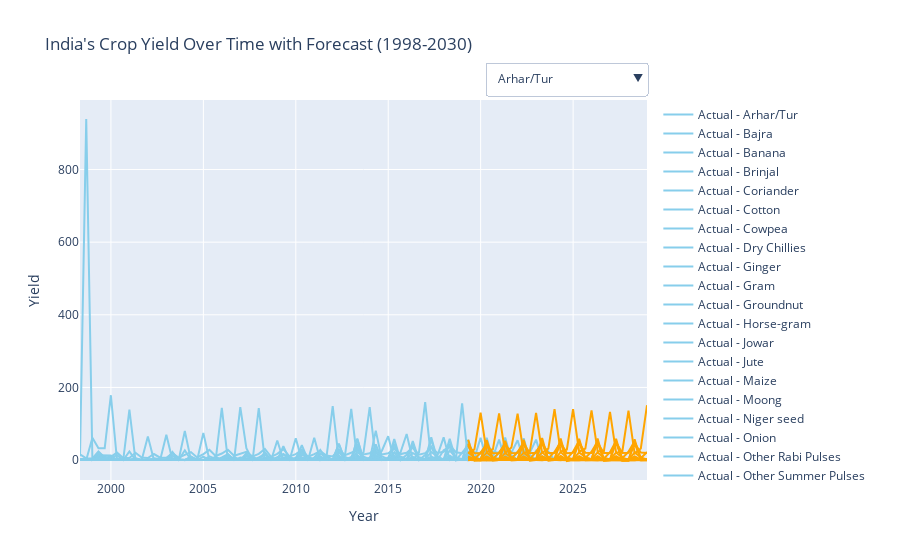

The notebook cell this image was saved under:
### Markdown cell above
#### Interactive Graph (All Crops)

### Code cell
# Initialize the figure
fig = go.Figure()

# Add actual lines
for unique_id in unique_ids:
    actual_values = hist_df_nbx[hist_df_nbx['unique_id'] == unique_id]
    fig.add_trace(go.Scatter(x=actual_values['ds'], y=actual_values['y'],
                             mode='lines',
                             name=f'Actual - {unique_id}',
                             line=dict(color='skyblue')))

# Add predicted lines
for unique_id in unique_ids:
    predicted_values = pred_df[pred_df['unique_id'] == unique_id]
    fig.add_trace(go.Scatter(x=predicted_values['ds'], y=predicted_values['NBEATSx'],
                             mode='lines',
                             name=f'Predicted - {unique_id}',
                             line=dict(color='orange')))

# Update layout
fig.update_layout(xaxis=dict(title='Year'),
                  yaxis=dict(title='Yield'),
                  title='India\'s Crop Yield Over Time with Forecast (1998-2030)',
                  showlegend=True)

# Add dropdown menu for selecting unique_id
buttons = []
for unique_id in unique_ids:
    button = dict(label=unique_id,
                  method="update",
                  args=[{"visible": [True if trace.name == f'Actual - {unique_id}' or 
                                     trace.name == f'Predicted - {unique_id}' else False for trace in fig.data]}])
    buttons.append(button)

fig.update_layout(
    updatemenus=[
        dict(
            buttons=buttons,
            direction="down",
            showactive=True,
            x=1.0,
            xanchor='right',
            y=1.1,
            yanchor='top'
        )
    ])

# Show plot
fig.show()
